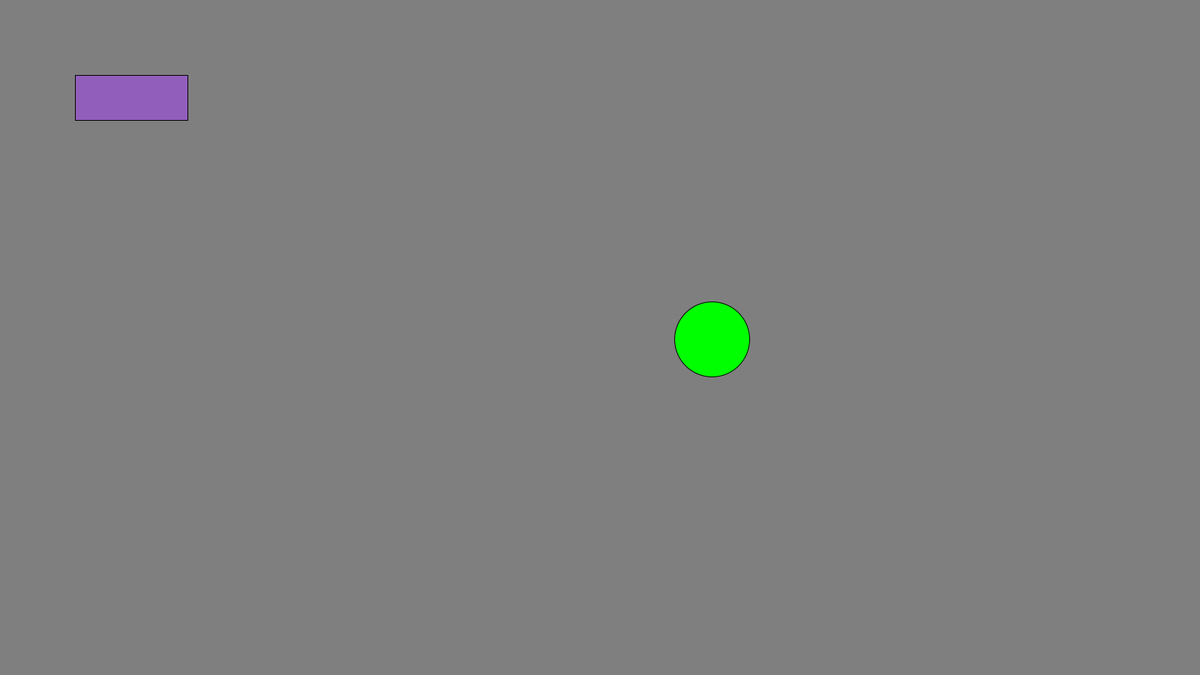
Frame 1 (no input)
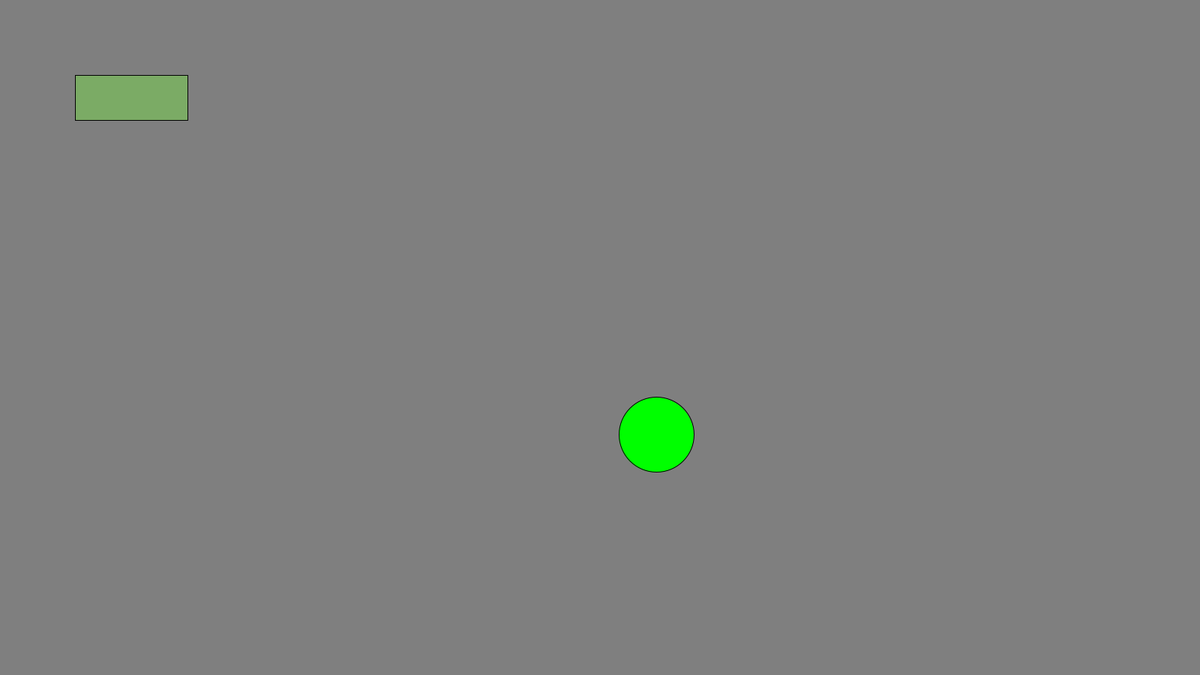
Frame 60 (the mouse pressed at the canvas centre just before this capture)
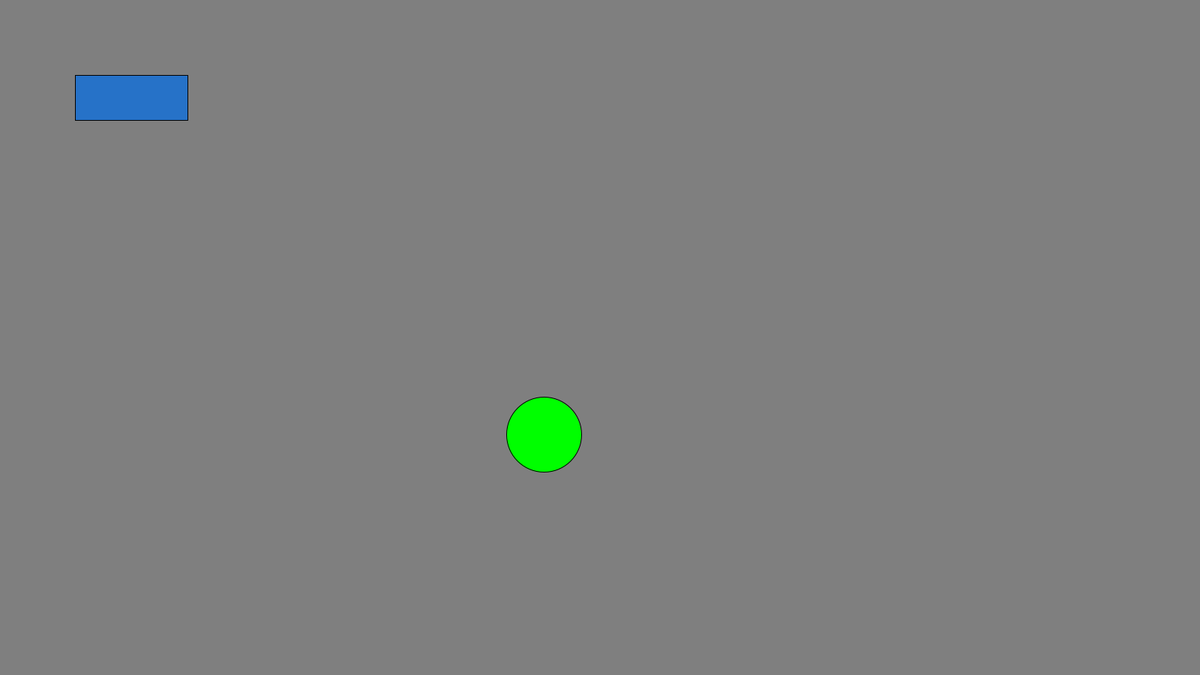
Frame 120 (the mouse held since frame 60 and released just before this capture)

The Processing sketch that drew these frames (run headless with seeded random() and noise(); from frame 60 on, the mouse is pressed at the canvas centre):

// Processing sketch: circleFlickerBrick
// ── circleFlickerBrick.pde
int rectX = 100;
int rectY = 100;
int rectWidth = 150;
int rectHeight = 60;

float ellipseX = 400;
float ellipseY = 200;
float ellipseSize = 100;

void setup() {
  size(1600, 900);
}

void draw() {
  background(127);

  // Flickering Rectangle Effect
  fill(random(255), random(255), random(255), random(100, 255)); // Random color with random opacity
  rect(rectX, rectY, rectWidth, rectHeight);

  // Rotating Ellipse
  fill(0, 255, 0); // Green color
  ellipseX = width / 2 + cos(radians(frameCount)) * 150;
  ellipseY = height / 2 + sin(radians(frameCount)) * 150;
  ellipse(ellipseX, ellipseY, ellipseSize, ellipseSize);
}
